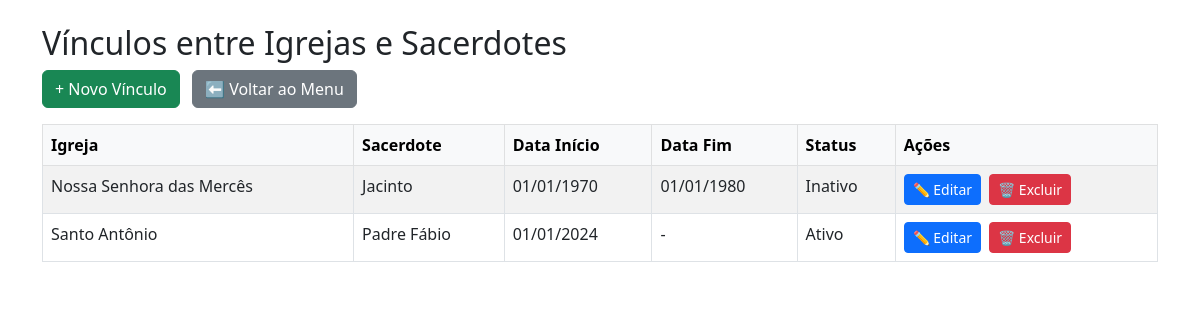
Screenshot of /admin/Old/vinculo_list.php with the database file from the repository.
### tables this page shows
CREATE TABLE IF NOT EXISTS `tbigrejasacerdote` (
  `idIgrejaSacerdote` int(11) NOT NULL AUTO_INCREMENT,
  `idIgreja` int(11) NOT NULL,
  `idSacerdote` int(11) NOT NULL,
  `DataInicio` date DEFAULT NULL,
  `DataFim` date DEFAULT NULL,
  `Status` tinyint(1) DEFAULT 1,
  PRIMARY KEY (`idIgrejaSacerdote`),
  KEY `idIgreja` (`idIgreja`),
  KEY `idSacerdotes` (`idSacerdote`) USING BTREE,
  CONSTRAINT `tbIgrejaSacerdote_ibfk_1` FOREIGN KEY (`idIgreja`) REFERENCES `tbigreja` (`idIgreja`) ON DELETE CASCADE,
  CONSTRAINT `tbIgrejaSacerdote_ibfk_2` FOREIGN KEY (`idSacerdote`) REFERENCES `tbsacerdotes` (`idSacerdote`) ON DELETE NO ACTION ON UPDATE NO ACTION
);

CREATE TABLE IF NOT EXISTS `tbigreja` (
  `idIgreja` int(11) NOT NULL AUTO_INCREMENT,
  `NomeIgreja` varchar(250) NOT NULL,
  `Endereco` varchar(250) DEFAULT NULL,
  `Telefone` varchar(30) DEFAULT NULL,
  `Tipo` varchar(30) DEFAULT NULL,
  PRIMARY KEY (`idIgreja`)
);

CREATE TABLE IF NOT EXISTS `tbsacerdotes` (
  `idSacerdote` int(11) NOT NULL AUTO_INCREMENT,
  `NomeSacerdote` varchar(250) DEFAULT NULL,
  `Funcao` varchar(50) DEFAULT NULL,
  `Telefone` varchar(30) DEFAULT NULL,
  `DataOrdenacao` date DEFAULT NULL,
  PRIMARY KEY (`idSacerdote`) USING BTREE
);

### admin/Old/vinculo_list.php (the view, shortened to what this page needs)
<?php include_once("../conexao.php"); ?>
<!DOCTYPE html>
<html lang="pt-br">
<head>
  <link href="https://cdn.jsdelivr.net/npm/bootstrap@5.3.0/dist/css/bootstrap.min.css" rel="stylesheet">
</head>
<body class="container mt-4">
  <h2>Vínculos entre Igrejas e Sacerdotes</h2>
  <div class="mb-3">
    <a href="vinculaigrejasacerdote_form.php" class="btn btn-success me-2">+ Novo Vínculo</a>
    <a href="index.php" class="btn btn-secondary">⬅️ Voltar ao Menu</a>
  </div>
  <table class="table table-bordered table-striped">
    <thead class="table-light">
      <tr>
        <th>Igreja</th>
        <th>Sacerdote</th>
        <th>Data Início</th>
        <th>Data Fim</th>
        <th>Status</th>
        <th>Ações</th>
      </tr>
    </thead>
    <tbody>
      <?php
      $sql = "SELECT v.*, i.NomeIgreja, s.NomeSacerdote
              FROM tbIgrejaSacerdote v
              JOIN tbIgreja i ON v.idIgreja = i.idIgreja
              JOIN tbSacerdotes s ON v.idSacerdote = s.idSacerdote
              ORDER BY i.NomeIgreja, s.NomeSacerdote";
      $res = $conn->query($sql);
      while ($row = $res->fetch_assoc()) {
        $status = $row['Status'] == 1 ? 'Ativo' : 'Inativo';
        $dataInicio = $row['DataInicio'] ? date('d/m/Y', strtotime($row['DataInicio'])) : '-';
        $dataFim = $row['DataFim'] ? date('d/m/Y', strtotime($row['DataFim'])) : '-';
        echo "<tr>
                <td>{$row['NomeIgreja']}</td>
                <td>{$row['NomeSacerdote']}</td>
                <td>$dataInicio</td>
                <td>$dataFim</td>
                <td>$status</td>
                <td>
                  <a href='vinculaigrejasacerdote_editar.php?idIgreja={$row['idIgreja']}&idSacerdote={$row['idSacerdote']}' class='btn btn-sm btn-primary me-1'>✏️ Editar</a>
                  <a href='vinculo_excluir.php?idIgreja={$row['idIgreja']}&idSacerdote={$row['idSacerdote']}' class='btn btn-sm btn-danger' onclick=\"return confirm('Deseja realmente excluir este vínculo?')\">🗑️ Excluir</a>
                </td>
              </tr>";
      }
      ?>
    </tbody>
  </table>
</body>
</html>

### rows the page displays
tbigrejasacerdote: idIgreja.NomeIgreja "Nossa Senhora das Mercês", idSacerdote.NomeSacerdote "Jacinto", DataInicio "01/01/1970", DataFim "01/01/1980", Status "Inativo"
tbigrejasacerdote: idIgreja.NomeIgreja "Santo Antônio", idSacerdote.NomeSacerdote "Padre Fábio", DataInicio "01/01/2024", DataFim "-", Status "Ativo"
